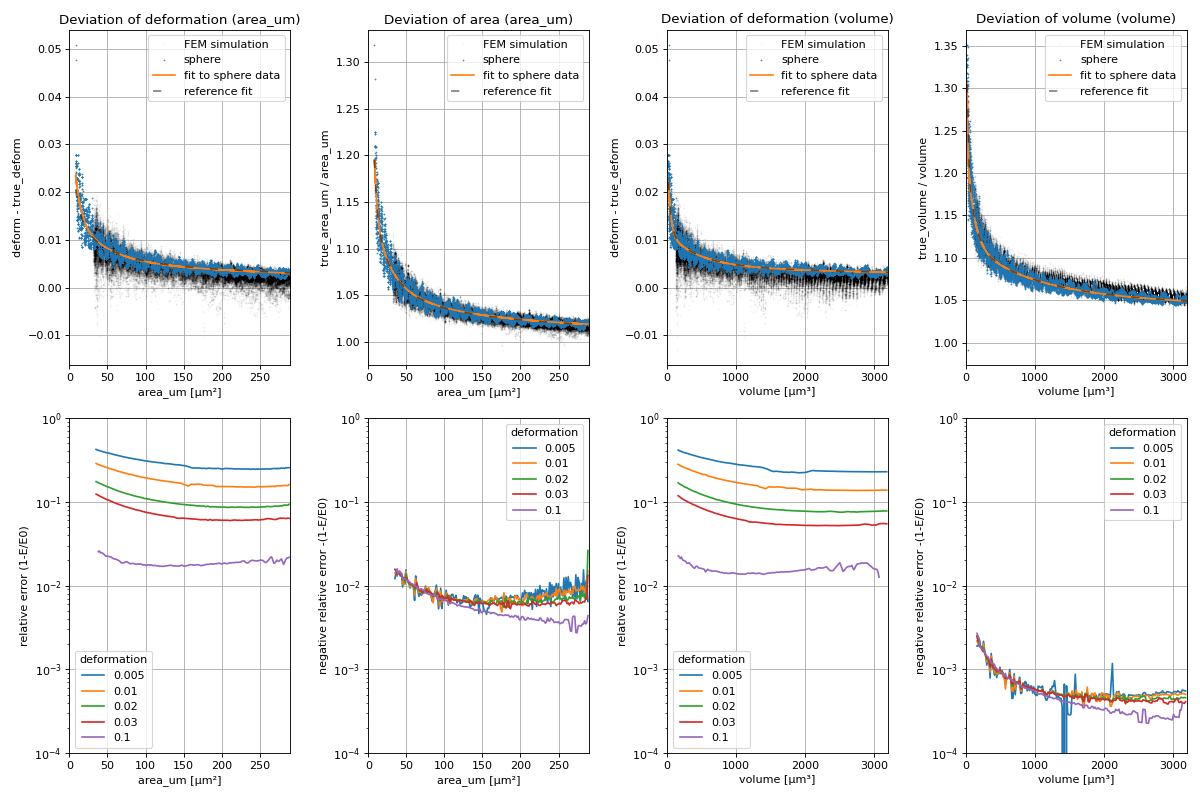

Generate this figure with Python:
"""Pixelation correction for emodulus look-up-tables and isoelastics

Use this script to study and visualize how pixelation affects
individual features and especially how it affects look-up-tables
for emodulus computation and isoelastics.

This script partially reproduces figures 2, 4, and 5 of Christoph
Herold's famous arXiv manuscript (https://arxiv.org/abs/1704.00572).

Please also see dclab issue #70 for a more broader view on things.
"""
import argparse
import os
import pathlib

import dclab
import lmfit
import matplotlib.pylab as plt
import numpy as np


from fem2rtdc import features_from_mask
from fem2iso_volume import get_lut_volume

#: You can edit the pixel size to see how the pixelation effect scales
#: with the pixel size. The fits incorporate this parameter to always
#: yield the same results, but the reference implementations also
#: do this. Not that this does not affect the black dots, which are
#: only plotted for comparison and were generated with fem2rtdc.py.
PIXEL_SIZE = 0.34  # um/px


def create_multiexp_model(n=5, x=None, x0=None, y=None, decaycoeffs=None,
                          offset=None):
    """Create a multiexponential model with smart initial values for lmfit"""
    modelexpr = ["off"]
    for ii in range(n):
        modelexpr.append("A{} * exp(-(x-x0)/t{})".format(ii, ii))

    mod = lmfit.models.ExpressionModel(" + ".join(modelexpr))
    params = mod.make_params()

    if x is not None:
        params["x0"].set(value=x.min(), min=-np.abs(x).max()/20, max=np.min(x))

    params["off"].set(min=0, max=2, value=.1)

    if x0 is not None:
        params["x0"].set(value=x0, vary=False)

    amplitudes = [.01] * n

    if decaycoeffs is None:
        vary_tau = True
        if x is not None:
            decaycoeffs = np.logspace(-n, 0, n, base=3)/5*(x.max()-x.min())
        else:
            decaycoeffs = np.logspace(0, 4, n)

    else:
        assert len(decaycoeffs) == n
        vary_tau = False

    for ii in range(n):
        if x is not None:
            tmax = x.max() - x.min()
        else:
            tmax = 10**n
        params["t{}".format(ii)].set(min=1e-5, max=tmax,
                                     value=decaycoeffs[ii], vary=vary_tau)
        if y is not None:
            amax = 2*(y.max() - y.min())
        else:
            amax = 1

        params["A{}".format(ii)].set(min=1e-5, max=amax, value=amplitudes[ii])

    if offset is None and y is not None:
        idoff = x > x.max()*.9
        params["off"].set(value=np.mean(y[idoff]))
    else:
        params["off"].set(value=offset, vary=False)

    return mod, params


def disk_image(area_um, seed=None):
    """Compute pixelated disk image for a given event area

    The disk is mapped on a grid. A pixel is assumed to be
    inside the disk when its center point is within the
    perimeter of the disk.

    Parameters
    ----------
    area_um: float
        Accurate area [µm²] of the event
    seed: int or None
        Random seed to use when moving the disk in the x-y-plane
        before performing the mapping onto the grid.

    Returns
    -------
    mask: 2D boolean ndarray
        Binary disk image
    """
    # radius in pixels
    radius = np.sqrt(area_um / np.pi) / PIXEL_SIZE

    size = int(np.ceil(radius*2.2))
    if size % 2:
        size += 1
    center = size / 2

    # determine suitable mesh
    x = np.arange(size)
    xm, ym = np.meshgrid(x, x, indexing="ij")

    if seed is None:
        # centered between pixels
        offx = 0.5
        offy = 0.5
    else:
        # random offsets
        np.random.seed(seed)
        offx = np.random.uniform(0, 1)
        offy = np.random.uniform(0, 1)
    xm = xm - center + offx
    ym = ym - center + offy

    # binary disk image
    mask = (xm**2 + ym**2) <= radius**2

    return mask


def fit_exponential(dataf, datax, decaycoeffs, x0=None, offset=None):
    """Fit a multi-exponential decay

    This is used for reproducing the pixelation correction.

    Parameters
    ----------
    dataf: 1D ndarray of length N
        The y-data to fit
    datax: 1D ndarray of length N
        The corresponding x data
    decaycoeffs: list of float
        The decay times (coefficients). They are defined
        in `create_multiexp_model`. They are not varied
        during fitting.
    x0: float or None
        If None, then the constant x-offset is a fit parameter.
        If a float, then the constant x-offset is fixed.
    offset: float or None
        If None, then the constant y-offset is a fit parameter
        (initial value determined from `dataf` for large `datax`).
        If a float, then the constant y-offset is fixed.

    Returns
    -------
    result: lmfit fitting results object
    """
    mod, params = create_multiexp_model(n=len(decaycoeffs),
                                        x=datax,
                                        x0=x0,
                                        offset=offset,
                                        decaycoeffs=decaycoeffs,
                                        y=dataf)

    result = mod.fit(dataf, params=params, x=datax)
    return result


def fit_exponential_free(dataf, datax, n, x0=None, offset=None):
    """Fit a multi-exponential decay (prototyping)

    This is used for finding the decay times (coefficients)
    for `fit_exponential`. The initial values of the decay
    times are spaced logarithmically. You can increase `n` and
    then just remove those coefficients that did not vary during
    fitting.

    Parameters
    ----------
    dataf: 1D ndarray of length N
        The y-data to fit
    datax: 1D ndarray of length N
        The corresponding x data
    n: int
        Number of exponentials to fit.
    x0: float or None
        If None, then the constant x-offset is a fit parameter.
        If a float, then the constant x-offset is fixed.
    offset: float or None
        If None, then the constant y-offset is a fit parameter
        (initial value determined from `dataf` for large `datax`).
        If a float, then the constant y-offset is fixed.

    Returns
    -------
    result: lmfit fitting results object
    """
    mod, params = create_multiexp_model(n=n,
                                        x=datax,
                                        offset=offset,
                                        x0=x0,
                                        y=dataf)

    result = mod.fit(dataf, params=params, x=datax)
    return result


def corr_deform_with_area_um(area_um, px_um=PIXEL_SIZE):
    """original from Christoph Herold"""
    pxscale = (.34 / px_um)**2
    offs = 0.0012
    exp1 = 0.020 * np.exp(-area_um * pxscale / 7.1)
    exp2 = 0.010 * np.exp(-area_um * pxscale / 38.6)
    exp3 = 0.005 * np.exp(-area_um * pxscale / 296)
    delta = offs + exp1 + exp2 + exp3
    return delta


def corr_area_um_with_area_um(area_um, px_um=PIXEL_SIZE):
    """from here"""
    pxscale = (.34 / px_um)**2
    offs = 1.006
    exp1 = 0.625 * np.exp(-area_um * pxscale / 3.5)
    exp2 = 0.106 * np.exp(-area_um * pxscale / 20)
    exp3 = 0.041 * np.exp(-area_um * pxscale / 86)
    exp4 = 0.021 * np.exp(-area_um * pxscale / 463)
    delta = offs + exp1 + exp2 + exp3 + exp4
    return delta


def corr_deform_with_volume(volume, px_um=PIXEL_SIZE):
    """from here"""
    pxscalev = (.34 / px_um)**3
    offs = 0.0013
    exp1 = 0.0172 * np.exp(-volume * pxscalev / 40)
    exp2 = 0.0070 * np.exp(-volume * pxscalev / 450)
    exp3 = 0.0032 * np.exp(-volume * pxscalev / 6040)
    delta = offs + exp1 + exp2 + exp3
    return delta


def corr_volume_with_volume(volume, px_um=PIXEL_SIZE):
    """from here"""
    pxscalev = (.34 / px_um)**3
    offs = 1.023
    exp1 = 0.719 * np.exp(-volume * pxscalev / 8.3)
    exp2 = 0.123 * np.exp(-volume * pxscalev / 102)
    exp3 = 0.061 * np.exp(-volume * pxscalev / 885)
    exp4 = 0.035 * np.exp(-volume * pxscalev / 8830)
    delta = offs + exp1 + exp2 + exp3 + exp4
    return delta


def plot_numerical_data(path, ax1, ax2, ax3, ax4):
    """Load and plot numerical data exported using femt2rtdc.py

    Parameters
    ----------
    path: pathlib.Path
        Path to a simulation file (this file is actually
        not used, only the output of fem2rtdc.py).
    ax1: matplotlib.Axis
        deform error versus area_um plot
    ax2: matplotlib.Axis
        area_um error versus area_um plot
    ax3: matplotlib.Axis
        deform error versus volume plot
    ax4: matplotlib.Axis
        volume error versus volume plot
    """
    h5mapped = sorted(path.parent.glob("*.map*.rtdc"))
    h5orig = path.with_suffix(".orig.rtdc")

    dso = dclab.new_dataset(h5orig)
    dsm = [dclab.new_dataset(pp) for pp in h5mapped]

    area_um = np.concatenate([ds["area_um"] for ds in dsm])
    deform = np.concatenate([ds["deform"] for ds in dsm])
    volume = np.concatenate([ds["volume"] for ds in dsm])

    true_area_um = np.concatenate([dso["area_um"]]*5)
    true_deform = np.concatenate([dso["deform"]]*5)
    true_volume = np.concatenate([dso["volume"]]*5)

    delta_deform = deform - true_deform
    delta_area_um = true_area_um / area_um
    delta_volume = true_volume / volume

    plotkw = dict(ms=1, color="k", alpha=.05, label="FEM simulation")

    ax1.plot(area_um, delta_deform, ".", **plotkw)
    ax2.plot(area_um, delta_area_um, ".", **plotkw)
    ax3.plot(volume, delta_deform, ".", **plotkw)
    ax4.plot(volume, delta_volume, ".", **plotkw)


def plot_and_fit_disk_data(ax1, ax2, ax3, ax4):
    """Visualize the pixelation effect for deform, area, and volume

    Reproduces the mostly figures 2 and 4 of Christoph Herold's
    famous arXiv paper and goes beyond that.

    We are only investigating discs/spheres here, because Herold
    already showed that using an ellipse does not really change
    things. In addition, we can overlay the disk plot with in-silico
    data from the FEM dataset (see `plot_numerical_data`.

    Parameters
    ----------
    ax1: matplotlib.Axis
        deform error versus area_um plot
    ax2: matplotlib.Axis
        area_um error versus area_um plot
    ax3: matplotlib.Axis
        deform error versus volume plot
    ax4: matplotlib.Axis
        volume error versus volume plot

    Notes
    -----
    - Computed data are cached as .npz in the script directory.
    - The fitting region goes much beyond the region shown in
      the plot produced by this script (__main__ section).
    - The reference fit for deform-vs-area_um plot is taken
      from Herold's manuscript (this is why it does not fully
      coincide with the fit here).
    """
    # sanity check (circle center positioned at pixel corner)
    assert disk_image(np.pi*(PIXEL_SIZE*2)**2, None).sum() == 12

    N = 10000
    R = 5

    here = pathlib.Path(__file__).parent
    path = here / ".cache_pixelation_correction_{}.npz".format(PIXEL_SIZE)
    if not os.path.exists(path):
        area_um = np.zeros(N*R, dtype=float)
        deform = np.zeros(N*R, dtype=float)
        volume = np.zeros(N*R, dtype=float)

        true_area_um = np.zeros(N*R, dtype=float)
        true_deform = np.zeros(N*R, dtype=float)
        true_volume = np.zeros(N*R, dtype=float)

        for ii, ari in enumerate(np.linspace(10, 1250, N)):
            for rr in np.arange(R):
                # Shape-In values
                mask = disk_image(ari, seed=rr)
                feats = features_from_mask(mask, pixel_size=PIXEL_SIZE)
                area_um[rr + ii*R] = feats["area_um"]
                deform[rr + ii*R] = feats["deform"]
                volume[rr + ii*R] = feats["volume"]
                # True values
                true_area_um[rr + ii*R] = ari
                radius = np.sqrt(ari/np.pi)
                true_volume[rr + ii*R] = 4/3 * np.pi * radius**3
                true_deform[rr + ii*R] = 0  # circle

        delta_deform = deform - true_deform
        delta_area_um = true_area_um / area_um
        delta_volume = true_volume / volume

        np.savez(path,
                 delta_deform=delta_deform,
                 delta_area_um=delta_area_um,
                 delta_volume=delta_volume,
                 area_um=area_um,
                 deform=deform,
                 volume=volume,
                 )
    else:
        dd = np.load(path)
        delta_deform = dd["delta_deform"]
        delta_area_um = dd["delta_area_um"]
        delta_volume = dd["delta_volume"]
        area_um = dd["area_um"]
        deform = dd["deform"]
        volume = dd["volume"]

    # Pixelation effects scale with pixel size
    pxscale = (.34 / PIXEL_SIZE)**2
    pxscalev = (.34 / PIXEL_SIZE)**3

    # Figure 2 Herold: deform-area_um
    ax1.set_title("Deviation of deformation (area_um)")
    ax1.set_ylabel("deform - true_deform")

    aref = np.linspace(area_um.min(), area_um.max(), 1000)
    # Fit with fixed a0, b0, c0
    result_deform = fit_exponential(dataf=delta_deform,
                                    datax=area_um * pxscale,
                                    x0=0,
                                    offset=0.0012,
                                    decaycoeffs=[7.1, 38.6, 296])

    # Plot comparison
    ax1.plot(area_um, delta_deform, ".", ms=1, label="sphere")
    ax1.plot(area_um, result_deform.best_fit, label="fit to sphere data")
    ax1.plot(aref, corr_deform_with_area_um(aref), linestyle=(
        0, (5, 10)), color="k", alpha=.5, label="reference fit")

    # Figure 4 (only circle) Herold: area_um-area_um
    ax2.set_title("Deviation of area (area_um)")
    ax2.set_ylabel("true_area_um / area_um")

    result_area_um = fit_exponential(dataf=delta_area_um,
                                     datax=area_um * pxscale,
                                     x0=0,
                                     offset=1.006,
                                     decaycoeffs=[3.5, 20, 86, 463])

    ax2.plot(area_um, delta_area_um, ".", ms=1, label="sphere")
    ax2.plot(area_um, result_area_um.best_fit, label="fit to sphere data")
    ax2.plot(aref, corr_area_um_with_area_um(aref), linestyle=(
        0, (5, 10)), color="k", alpha=.5, label="reference fit")

    # New figure deform-volume
    ax3.set_title("Deviation of deformation (volume)")
    ax3.set_ylabel("deform - true_deform")

    vref = np.linspace(volume.min(), volume.max(), 1000)
    result_deform_v = fit_exponential(dataf=delta_deform,
                                      datax=volume * pxscalev,
                                      x0=0,
                                      offset=0.0013,
                                      decaycoeffs=[40, 450, 6040])

    ax3.plot(volume, delta_deform, ".", ms=1, label="sphere")
    ax3.plot(volume, result_deform_v.best_fit, label="fit to sphere data")
    ax3.plot(vref, corr_deform_with_volume(vref), linestyle=(
        0, (5, 10)), color="k", alpha=.5, label="reference fit")

    # New figure volume-volume
    ax4.set_title("Deviation of volume (volume)")
    ax4.set_ylabel("true_volume / volume")

    result_volume = fit_exponential(dataf=delta_volume,
                                    datax=volume * pxscalev,
                                    x0=0,
                                    offset=1.023,
                                    decaycoeffs=[8.3, 102, 885, 8830])

    ax4.plot(volume, delta_volume, ".", ms=1, label="sphere")
    ax4.plot(volume, result_volume.best_fit, label="fit to sphere data")
    ax4.plot(vref, corr_volume_with_volume(vref), linestyle=(
        0, (5, 10)), color="k", alpha=.5, label="reference fit")


def plot_emodulus_deviation_dependency(path, ax5, ax6, ax7, ax8):
    """Visualize the effect of pixelation on emodulus

    Reproduces figure 5 of Herold's arXiv paper and goes
    beyond that.

    The idea is to add the pixelation correction (which would
    otherwise be subtracted) before interpolatimg the emodulus
    and then visualize by how far we are off compared to when
    we don't add the pixelation correction.

    Parameters
    ----------
    path: pathlib.Path
        Path to a FEM simulation results file. This is
        used for generating the deform-volume LUT
    ax5: matplotlib.Axis
        overestimation of emodulus for deform-vs-area_um
    ax6: matplotlib.Axis
        overestimation of emodulus for area_um-vs-area_um
    ax7: matplotlib.Axis
        overestimation of emodulus for deform-vs-volume
    ax8: matplotlib.Axis
        overestimation of emodulus for volume-vs-volume

    Notes
    -----
    - The relative error for area_um and volume are negative.
    - The low relative errors for area_um and volume tell us
      that we don't need a pixelation correction here. This
      also becomes obvious when looking at the LUT: A change
      in area (move horizontally through the LUT) does not
      change the emodulus much.
    - The default dclab LUT is used for deform-area_um data
    """
    # Plot expected deviations
    # deform-area_um
    ax5.set_ylabel("relative error (1-E/E0)")
    area_um = np.linspace(5, 290, 200)
    emodkw = dict(
        area_um=area_um,
        medium=15,
        channel_width=20,
        flow_rate=0.04,
        px_um=0,
        temperature=None)
    for dv in [0.005, 0.01, 0.02, 0.03, 0.1]:
        deform = np.ones_like(area_um) * dv
        emod0 = dclab.features.emodulus.get_emodulus(
            deform=deform, **emodkw)
        pxcorr = corr_deform_with_area_um(area_um)
        emod1 = dclab.features.emodulus.get_emodulus(
            deform=deform+pxcorr, **emodkw)
        ax5.plot(area_um, 1-emod1/emod0, label="{}".format(dv))

    # area_um-area_um
    ax6.set_ylabel("negative relative error -(1-E/E0)")
    emodkw = dict(
        medium=15,
        channel_width=20,
        flow_rate=0.04,
        px_um=0,
        temperature=None)
    for dv in [0.005, 0.01, 0.02, 0.03, 0.1]:
        deform = np.ones_like(area_um) * dv
        emod0 = dclab.features.emodulus.get_emodulus(
            deform=deform, area_um=area_um, **emodkw)
        pxcorr = corr_area_um_with_area_um(area_um)
        emod1 = dclab.features.emodulus.get_emodulus(
            deform=deform, area_um=area_um+pxcorr, **emodkw)
        ax6.plot(area_um, -(1-emod1/emod0), label="{}".format(dv))

    # deform-volume
    ax7.set_ylabel("relative error (1-E/E0)")
    lut_data_volume = get_lut_volume(path=path, processing=True)
    volume = np.linspace(50, 3200, 200)
    emodkwv = dict(
        volume=volume,
        medium=15,
        channel_width=20,
        flow_rate=0.04,
        px_um=0,
        temperature=None,
        lut_data=lut_data_volume)
    for dv in [0.005, 0.01, 0.02, 0.03, 0.1]:
        deform = np.ones_like(volume) * dv
        emod0 = dclab.features.emodulus.get_emodulus(
            deform=deform, **emodkwv)
        pxcorr = corr_deform_with_volume(volume)
        emod1 = dclab.features.emodulus.get_emodulus(
            deform=deform+pxcorr, **emodkwv)
        ax7.plot(volume, 1-emod1/emod0, label="{}".format(dv))

    # volume-volume
    ax8.set_ylabel("negative relative error -(1-E/E0)")
    lut_data_volume = get_lut_volume(path=path, processing=True)
    volume = np.linspace(50, 3200, 200)
    emodkwv = dict(
        medium=15,
        channel_width=20,
        flow_rate=0.04,
        px_um=0,
        temperature=None,
        lut_data=lut_data_volume)
    for dv in [0.005, 0.01, 0.02, 0.03, 0.1]:
        deform = np.ones_like(volume) * dv
        emod0 = dclab.features.emodulus.get_emodulus(
            deform=deform, volume=volume, **emodkwv)
        pxcorr = corr_volume_with_volume(volume)
        emod1 = dclab.features.emodulus.get_emodulus(
            deform=deform, volume=volume+pxcorr, **emodkwv)
        ax8.plot(volume, -(1-emod1/emod0), label="{}".format(dv))


if __name__ == "__main__":
    parser = argparse.ArgumentParser(
        description=__doc__, formatter_class=argparse.RawTextHelpFormatter)
    parser.add_argument("fempath",
                        help="Path to an .hdf5 FEM simulation file",
                        )
    args = parser.parse_args()
    path = pathlib.Path(args.fempath)

    fig = plt.figure(figsize=(15, 10))
    # plots for visualizing the pixelation effect
    ax1 = plt.subplot(241)
    ax2 = plt.subplot(242)
    ax3 = plt.subplot(243)
    ax4 = plt.subplot(244)
    # plots for visualizing the effect of pixelation on emodulus
    ax5 = plt.subplot(245)
    ax6 = plt.subplot(246)
    ax7 = plt.subplot(247)
    ax8 = plt.subplot(248)

    plot_numerical_data(path, ax1, ax2, ax3, ax4)
    plot_and_fit_disk_data(ax1, ax2, ax3, ax4)
    plot_emodulus_deviation_dependency(path, ax5, ax6, ax7, ax8)

    for ax in [ax1, ax2, ax5, ax6]:
        ax.set_xlim(0, 290)
        ax.set_xlabel("area_um [µm²]")

    for ax in [ax3, ax4, ax7, ax8]:
        ax.set_xlim(0, 3200)
        ax.set_xlabel("volume [µm³]")

    for ax in [ax1, ax2, ax3, ax4]:
        ax.legend()
        ax.grid()

    for ax in [ax5, ax6, ax7, ax8]:
        ax.grid()
        ax.legend(title="deformation")
        ax.set_ylim(1e-4, 1)
        ax.set_yscale("log")

    plt.tight_layout()
    plt.savefig("pixelation_correction_{}.png".format(PIXEL_SIZE), dpi=150)
    plt.show()
